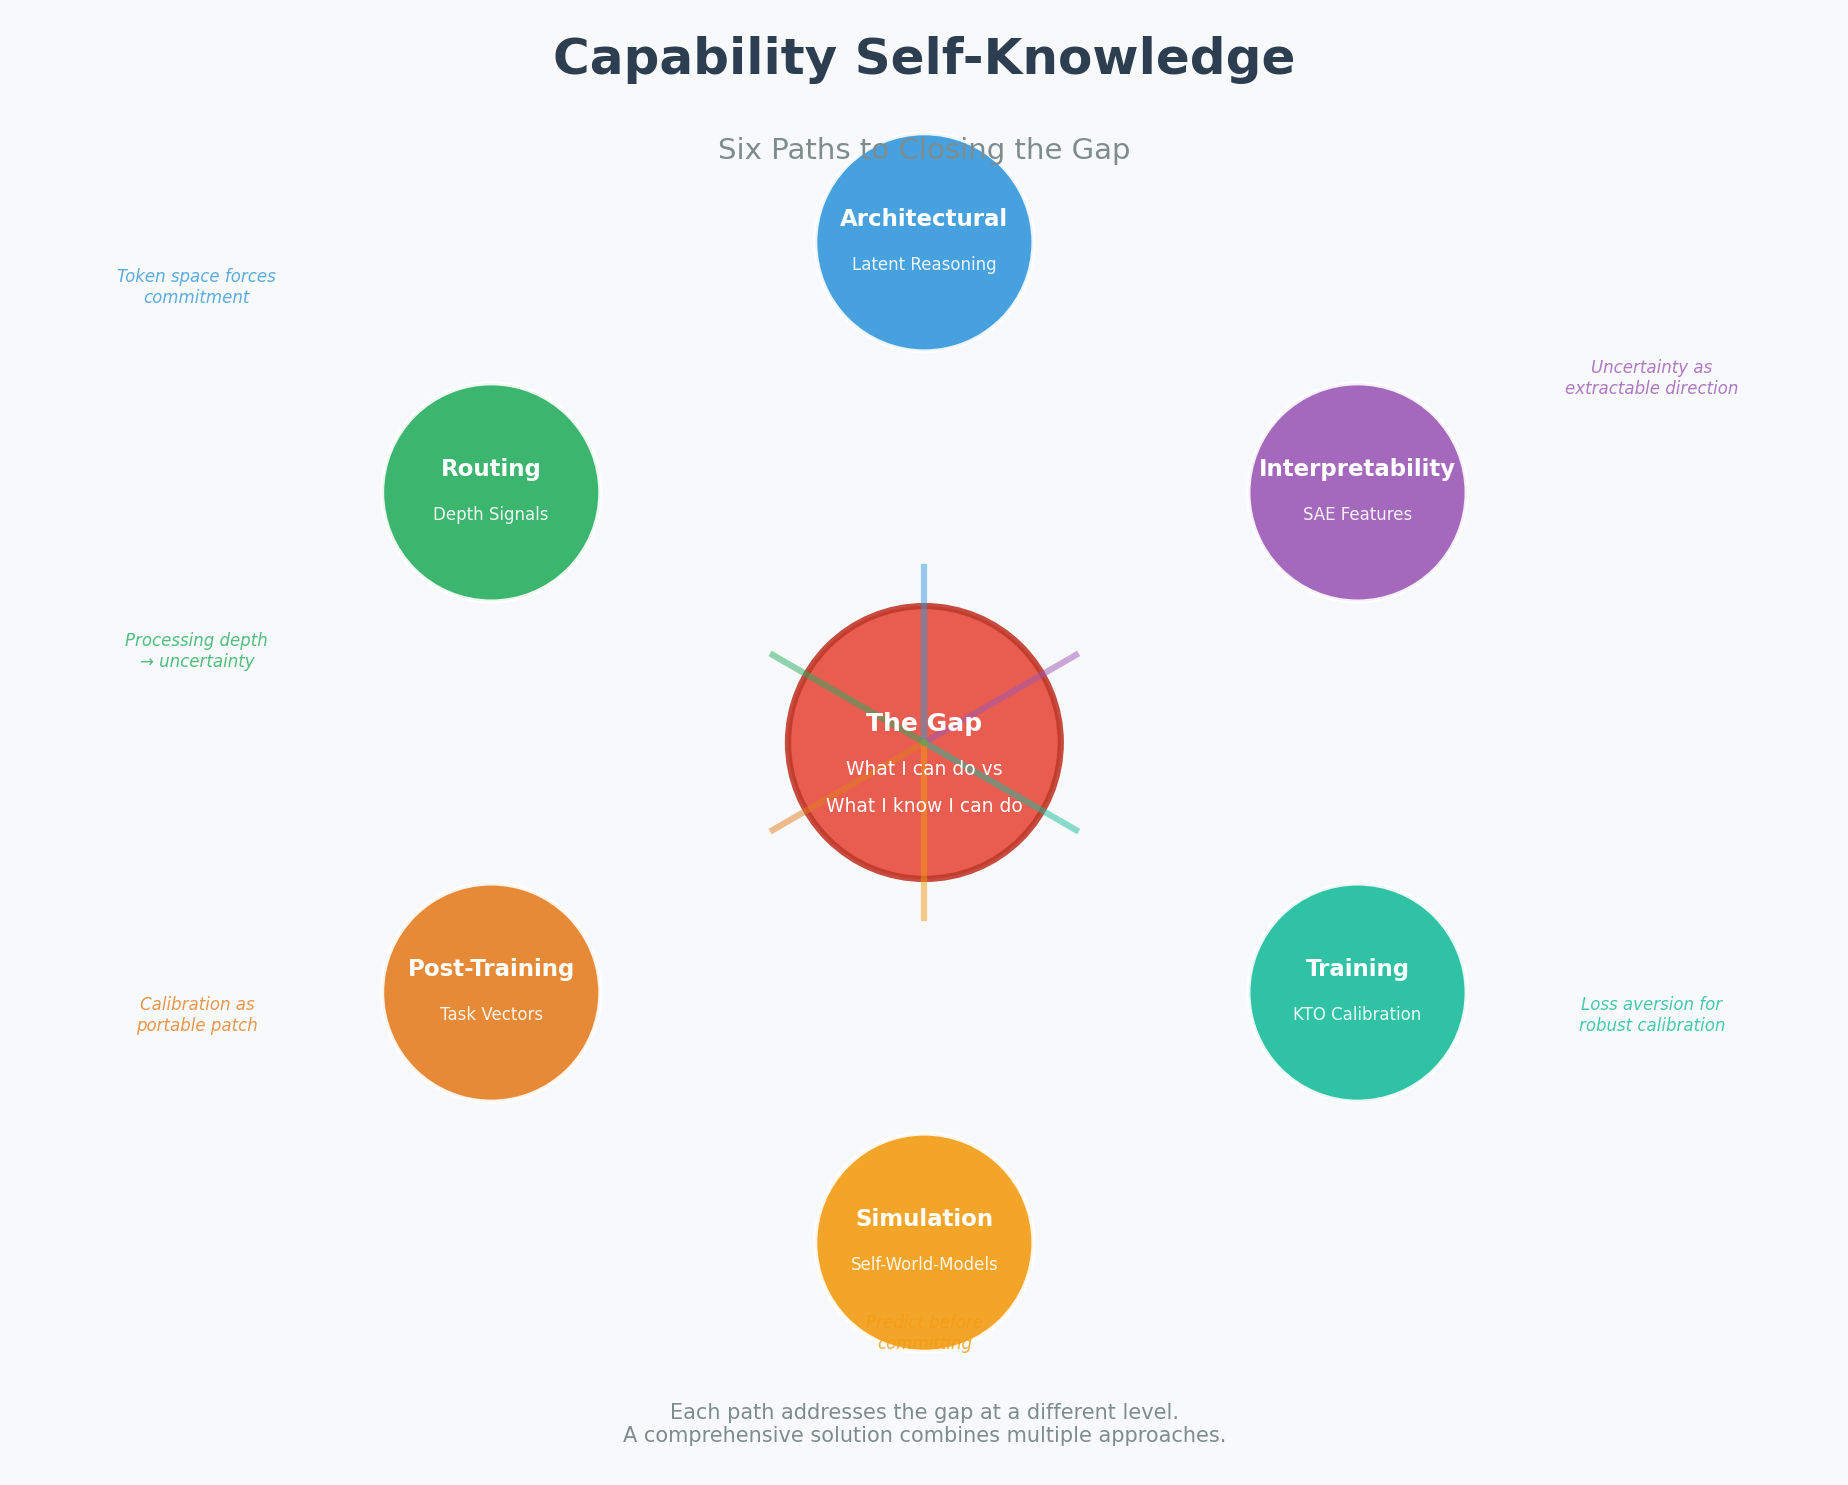

Write the Python code that produced this figure.
"""
Visualizing the Capability Self-Knowledge Research Program

Six paths converging on one question:
How can a model know what it can do?
"""

import matplotlib.pyplot as plt
import matplotlib.patches as mpatches
import numpy as np
from matplotlib.patches import FancyBboxPatch, Circle
import matplotlib.patheffects as pe

# Set up the figure
fig, ax = plt.subplots(1, 1, figsize=(14, 10))
ax.set_xlim(-10, 10)
ax.set_ylim(-8, 8)
ax.set_aspect('equal')
ax.axis('off')
ax.set_facecolor('#f8f9fa')
fig.patch.set_facecolor('#f8f9fa')

# Title
ax.text(0, 7.5, "Capability Self-Knowledge", fontsize=24, fontweight='bold',
        ha='center', va='center', color='#2c3e50')
ax.text(0, 6.5, "Six Paths to Closing the Gap", fontsize=14,
        ha='center', va='center', color='#7f8c8d')

# Central node - the gap
center_circle = Circle((0, 0), 1.5, facecolor='#e74c3c', edgecolor='#c0392b',
                       linewidth=3, alpha=0.9)
ax.add_patch(center_circle)
ax.text(0, 0.2, "The Gap", fontsize=12, fontweight='bold', ha='center', va='center', color='white')
ax.text(0, -0.3, "What I can do vs", fontsize=9, ha='center', va='center', color='white')
ax.text(0, -0.7, "What I know I can do", fontsize=9, ha='center', va='center', color='white')

# Six paths arranged in a circle
paths = [
    {"name": "Architectural", "sub": "Latent Reasoning", "color": "#3498db", "angle": 90},
    {"name": "Interpretability", "sub": "SAE Features", "color": "#9b59b6", "angle": 30},
    {"name": "Training", "sub": "KTO Calibration", "color": "#1abc9c", "angle": -30},
    {"name": "Simulation", "sub": "Self-World-Models", "color": "#f39c12", "angle": -90},
    {"name": "Post-Training", "sub": "Task Vectors", "color": "#e67e22", "angle": -150},
    {"name": "Routing", "sub": "Depth Signals", "color": "#27ae60", "angle": 150},
]

radius = 5.5
node_radius = 1.2

for path in paths:
    angle_rad = np.radians(path["angle"])
    x = radius * np.cos(angle_rad)
    y = radius * np.sin(angle_rad)

    # Draw connection to center
    ax.plot([x * 0.35, 0], [y * 0.35, 0], color=path["color"],
            linewidth=3, alpha=0.5, zorder=1)

    # Draw node
    node = Circle((x, y), node_radius, facecolor=path["color"],
                 edgecolor='white', linewidth=2, alpha=0.9)
    ax.add_patch(node)

    # Path name
    ax.text(x, y + 0.25, path["name"], fontsize=11, fontweight='bold',
            ha='center', va='center', color='white')
    # Sub-description
    ax.text(x, y - 0.25, path["sub"], fontsize=8,
            ha='center', va='center', color='white', alpha=0.9)

# Key insights around the edge
insights = [
    ("Token space forces\ncommitment", -8, 5, "#3498db"),
    ("Uncertainty as\nextractable direction", 8, 4, "#9b59b6"),
    ("Loss aversion for\nrobust calibration", 8, -3, "#1abc9c"),
    ("Predict before\ncommitting", 0, -6.5, "#f39c12"),
    ("Calibration as\nportable patch", -8, -3, "#e67e22"),
    ("Processing depth\n→ uncertainty", -8, 1, "#27ae60"),
]

for text, x, y, color in insights:
    ax.text(x, y, text, fontsize=8, ha='center', va='center',
            color=color, alpha=0.8, style='italic')

# Bottom note
ax.text(0, -7.5, "Each path addresses the gap at a different level.\nA comprehensive solution combines multiple approaches.",
        fontsize=10, ha='center', va='center', color='#7f8c8d')

plt.tight_layout()
plt.savefig('/home/user/claude/experiments/research_visualization.png', dpi=150,
            bbox_inches='tight', facecolor='#f8f9fa')
print("Visualization saved to research_visualization.png")

# Also save a simpler text diagram
text_diagram = """
                    ┌─────────────────┐
                    │  ARCHITECTURAL  │
                    │ Latent Reasoning │
                    └────────┬────────┘
                             │
    ┌───────────────┐        │        ┌────────────────┐
    │    ROUTING    │────────┼────────│ INTERPRETABILITY│
    │ Depth Signals │        │        │  SAE Features   │
    └───────────────┘        │        └────────────────┘
                             │
                     ┌───────┴───────┐
                     │   THE GAP     │
                     │ What I can do │
                     │      vs       │
                     │ What I know   │
                     └───────┬───────┘
                             │
    ┌───────────────┐        │        ┌────────────────┐
    │ POST-TRAINING │────────┼────────│    TRAINING    │
    │ Task Vectors  │        │        │ KTO Calibration │
    └───────────────┘        │        └────────────────┘
                             │
                    ┌────────┴────────┐
                    │   SIMULATION    │
                    │ Self-World-Models│
                    └─────────────────┘

    Six paths converging on one question:
    How can a model know what it can do?
"""

with open('/home/user/claude/experiments/research_diagram.txt', 'w') as f:
    f.write(text_diagram)
print("Text diagram saved to research_diagram.txt")
